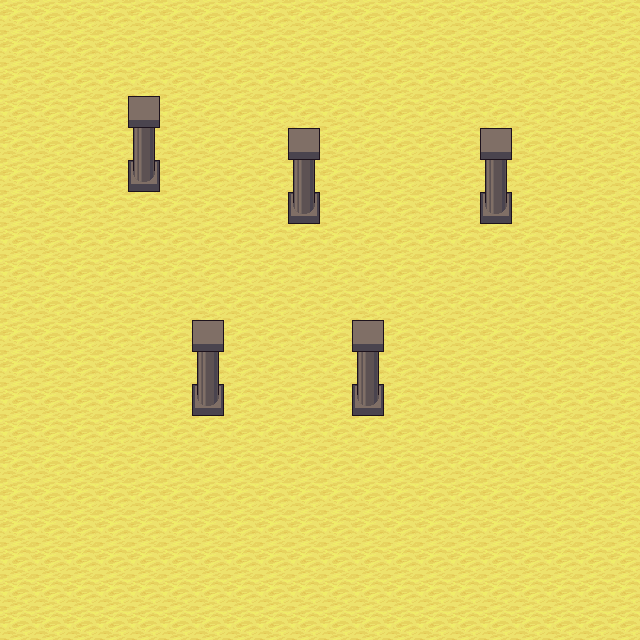

A level layout from a 2D game, rendered from its tile map. Below: a short description, then the map file with its tile-grid data intact:
An orthogonal 20x20 tile map with 32x32 px tiles, 1 tile layer (Objects), 1 image layer.

<map version="1.0" orientation="orthogonal" renderorder="right-down" width="20" height="20" tilewidth="32" tileheight="32" nextobjectid="1">
 <tileset firstgid="1" name="terrain_atlas" tilewidth="32" tileheight="32" tilecount="1024">
  <image source="terrain_atlas.png" width="1024" height="1024" />
 </tileset>
 <imagelayer name="Background">
  <image source="map.png" />
 </imagelayer>
 <layer name="Objects" width="20" height="20">
  <data encoding="csv">
0,0,0,0,0,0,0,0,0,0,0,0,0,0,0,0,0,0,0,0,
0,0,0,0,0,0,0,0,0,0,0,0,0,0,0,0,0,0,0,0,
0,0,0,0,0,0,0,0,0,0,0,0,0,0,0,0,0,0,0,0,
0,0,0,0,399,0,0,0,0,0,0,0,0,0,0,0,0,0,0,0,
0,0,0,0,431,0,0,0,0,399,0,0,0,0,0,399,0,0,0,0,
0,0,0,0,463,0,0,0,0,431,0,0,0,0,0,431,0,0,0,0,
0,0,0,0,0,0,0,0,0,463,0,0,0,0,0,463,0,0,0,0,
0,0,0,0,0,0,0,0,0,0,0,0,0,0,0,0,0,0,0,0,
0,0,0,0,0,0,0,0,0,0,0,0,0,0,0,0,0,0,0,0,
0,0,0,0,0,0,0,0,0,0,0,0,0,0,0,0,0,0,0,0,
0,0,0,0,0,0,399,0,0,0,0,399,0,0,0,0,0,0,0,0,
0,0,0,0,0,0,431,0,0,0,0,431,0,0,0,0,0,0,0,0,
0,0,0,0,0,0,463,0,0,0,0,463,0,0,0,0,0,0,0,0,
0,0,0,0,0,0,0,0,0,0,0,0,0,0,0,0,0,0,0,0,
0,0,0,0,0,0,0,0,0,0,0,0,0,0,0,0,0,0,0,0,
0,0,0,0,0,0,0,0,0,0,0,0,0,0,0,0,0,0,0,0,
0,0,0,0,0,0,0,0,0,0,0,0,0,0,0,0,0,0,0,0,
0,0,0,0,0,0,0,0,0,0,0,0,0,0,0,0,0,0,0,0,
0,0,0,0,0,0,0,0,0,0,0,0,0,0,0,0,0,0,0,0,
0,0,0,0,0,0,0,0,0,0,0,0,0,0,0,0,0,0,0,0
</data>
 </layer>
</map>
